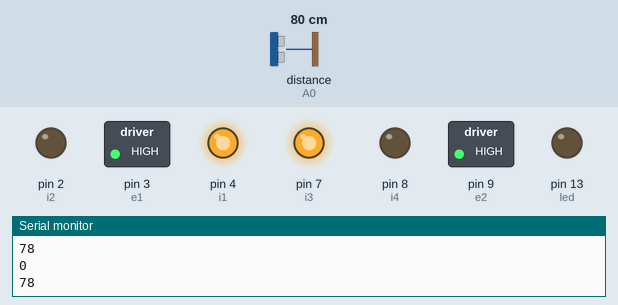
Recording of a sketch running on a simulated Arduino Uno, built with avr-gcc and run on an emulated ATmega328P. Parts: switched loads named in the sketch (green lamp = pin HIGH), output pins drawn as LEDs (lit = HIGH), the last lines printed to the serial monitor. Wiring (inferred from the names in the program): ultrasonic range finder: trigger pin 5; echo A0. The inputs (shaded band) are chosen by the test bench; at power-on: distance to the obstacle (sensor on A0) 80 cm. The echo pulse lasts 58.3 µs per cm; pins used as bus, display or sensor lines are not drawn.

Above: at 1.2 s.
1.3 s: distance to the obstacle (sensor on A0) set to 55 cm
2.8 s: distance to the obstacle (sensor on A0) set to 47 cm
At 3.3 s:
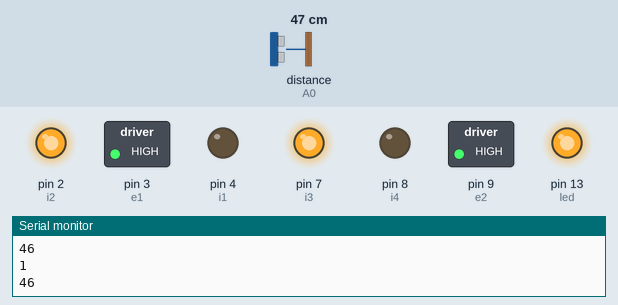
4.3 s: distance to the obstacle (sensor on A0) set to 60 cm
At 5.5 s:
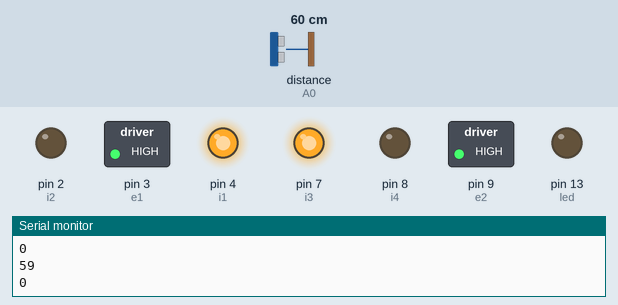
5.8 s: distance to the obstacle (sensor on A0) set to 2 cm
At 6.7 s:
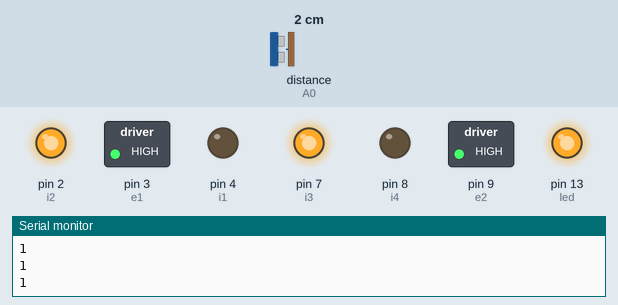
Timing chart, 0 to 8.3 s (numbered marks = the images above; inputs shaded):
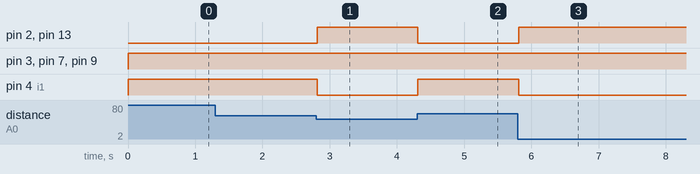

The sketch:

sketch_feb10a.ino
```cpp
int e1=3 , i1=4 , i2=2 , s ;
int e2=9 , i3=7 , i4 = 8 ;

 int trig= 5;
 int echo= A0;
 long duration;
 int distance;


void setup()
{

  pinMode(trig, OUTPUT);
  pinMode(echo, INPUT);


  pinMode(e1, OUTPUT);  //m1
  pinMode(i1, OUTPUT);  //motor1
  pinMode(i2, OUTPUT);  //m1

  pinMode(e2, OUTPUT);  //m2
  pinMode(i3, OUTPUT);  //m2
  pinMode(i4, OUTPUT);  //motor2

  pinMode(13 , OUTPUT); //led
  Serial.begin(9600);

}


void loop()
{

  int s;
  s= sense();
  Serial.println(s);

  digitalWrite(e1,HIGH);
  digitalWrite(e2,HIGH);


  if(s==1){
  //if abstracle is decetted
  rotate();
  digitalWrite(13,HIGH);
  }

  else{
  //no abstracl dtcected
  moveon();
  digitalWrite(13,LOW);
  }


}


  int moveon(){
  digitalWrite(i1,HIGH);
  digitalWrite(i2,LOW);

  digitalWrite(i3,HIGH);
  digitalWrite(i4,LOW);
  }


  int rotate(){
  digitalWrite(i1,LOW);
  digitalWrite(i2,HIGH);
  }


  int sense(){
//int d= map(i,0,1023,0,255);

  digitalWrite(trig, LOW);
  delayMicroseconds(2);
  digitalWrite(trig, HIGH);
  delayMicroseconds(10);
  digitalWrite(trig, LOW);

  duration = pulseIn(echo, HIGH);
  distance = duration * 0.034 / 2;
  Serial.println(distance);
  if(distance<50){
  return(1);
  }
  else{return(0);}

}
```

Measured:
- the behaviour switches between 51 and 50 cm on distance to the obstacle (sensor on A0) (found by bisection; images 0 and 1)
- after the input at 2.8 s, pin 2 (i2), pin 13 (led): LOW → HIGH at once; pin 4 (i1): HIGH → LOW at once
- after the input at 4.3 s, pin 2 (i2), pin 13 (led): HIGH → LOW at once; pin 4 (i1): LOW → HIGH at once
- after the input at 5.8 s, pin 2 (i2), pin 13 (led): LOW → HIGH at once; pin 4 (i1): HIGH → LOW at once
